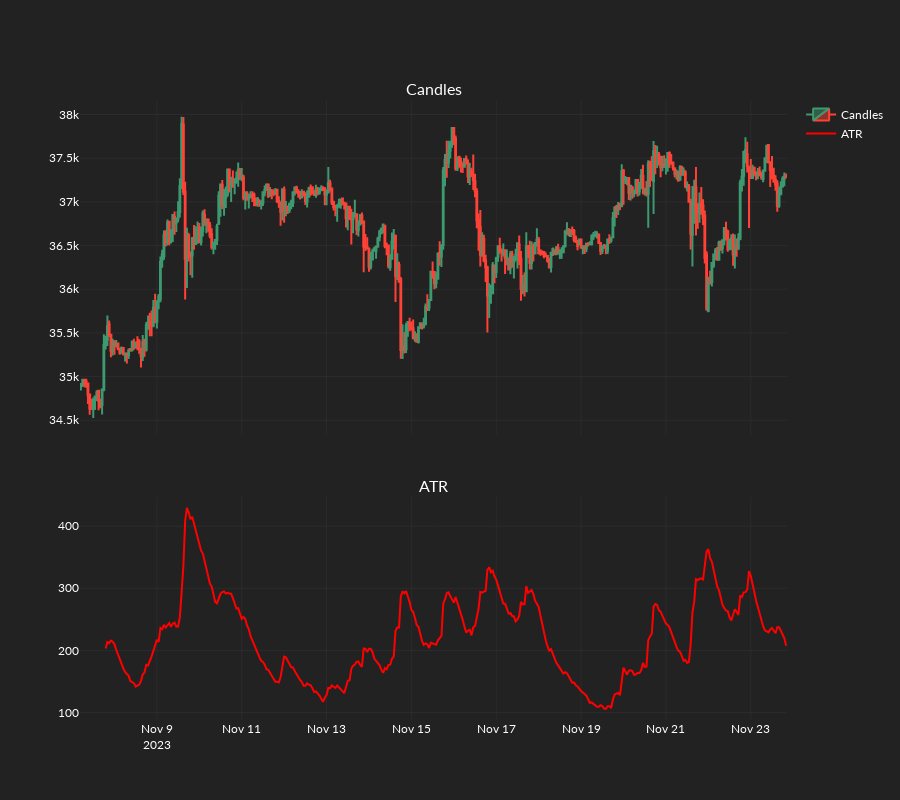

The notebook cell saved with this chart:
### Code cell
plot_atr(candles=candles,indicator=atr_tv(candles=candles,length=14))

### Figure 1 — Plotly figure (JSON) as saved in the notebook; plotly's stock layout.template omitted (floating-point values rounded to 4 significant figures; data arrays with more than 128 entries replaced by an {"elided": "..."} marker saying what was removed)
{"data": [{"close": {"elided": "400 float values"}, "high": {"elided": "400 float values"}, "low": {"elided": "400 float values"}, "name": "Candles", "open": {"elided": "400 float values"}, "type": "candlestick", "x": {"elided": "400 str values"}, "xaxis": "x", "yaxis": "y"}, {"line": {"color": "red"}, "name": "ATR", "type": "scatter", "x": {"elided": "400 str values"}, "xaxis": "x2", "y": {"elided": "400 float values"}, "yaxis": "y2"}], "layout": {"annotations": [{"font": {"size": 16}, "showarrow": false, "text": "Candles", "x": 0.5, "xanchor": "center", "xref": "paper", "y": 1, "yanchor": "bottom", "yref": "paper"}, {"font": {"size": 16}, "showarrow": false, "text": "ATR", "x": 0.5, "xanchor": "center", "xref": "paper", "y": 0.36, "yanchor": "bottom", "yref": "paper"}], "height": 800, "xaxis": {"anchor": "y", "domain": [0, 1], "matches": "x2", "rangeslider": {"visible": false}, "showticklabels": false}, "xaxis2": {"anchor": "y2", "domain": [0, 1]}, "yaxis": {"anchor": "x", "domain": [0.46, 1]}, "yaxis2": {"anchor": "x2", "domain": [0, 0.36]}}}
